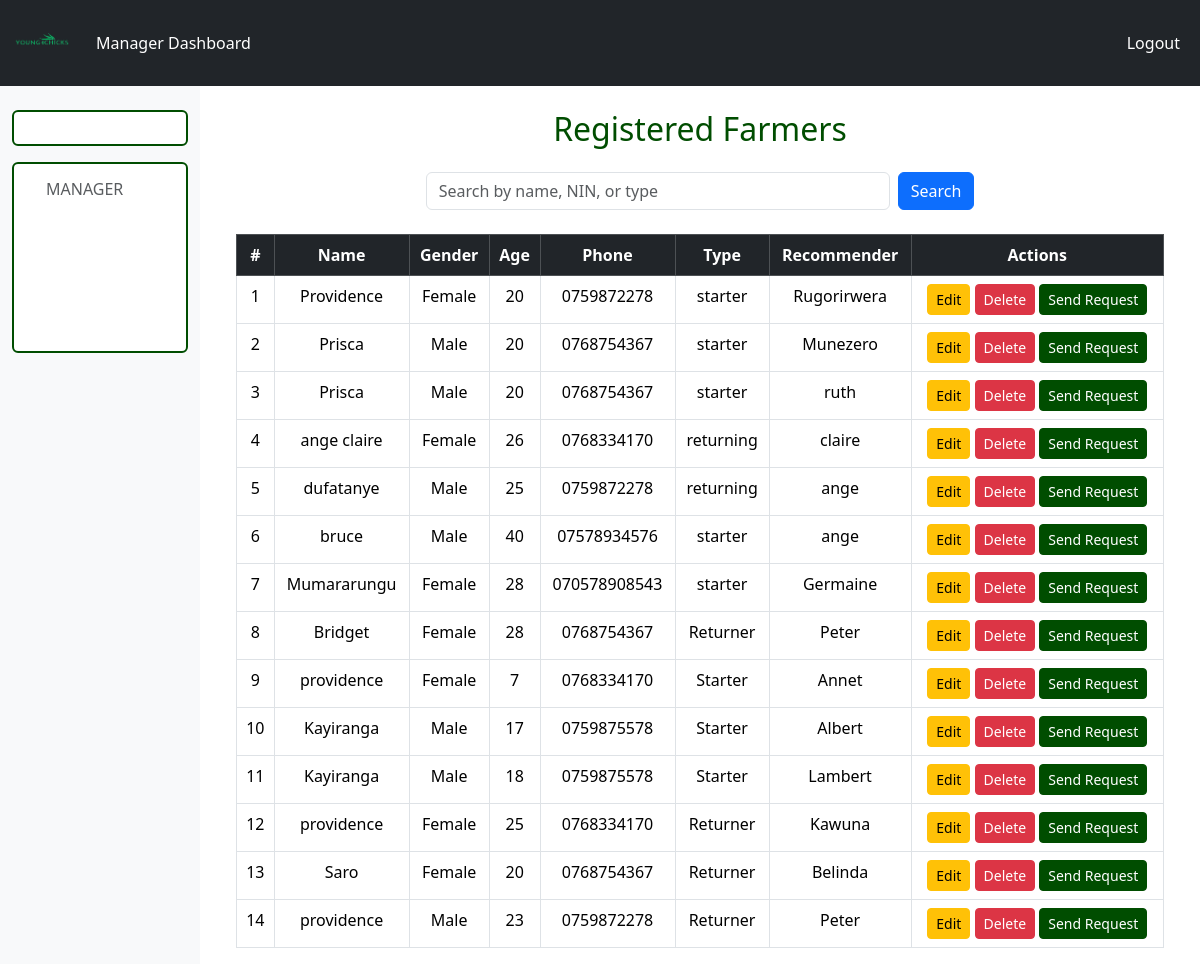
Screenshot of /farmers_list/ (signed in) with the database file from the repository.
### pages/models.py (models this page shows, shortened)
class Farmer(models.Model):
     GENDER_CHOICES = [
        ('Male', 'Male'),
        ('Female', 'Female'),
    ]
     FARMER_TYPE_CHOICES = [
        ('Starter', 'Starter'),
        ('Returner', 'Returner'),
    ]
     user = models.OneToOneField(
        settings.AUTH_USER_MODEL,
        on_delete=models.CASCADE,
        related_name='farmer_profile',
        null=True,
        blank=True
    )
     farmer_name = models.CharField(max_length=100)
     farmer_age = models.IntegerField()
     farmer_gender = models.CharField(max_length=10, choices=GENDER_CHOICES)
     farmer_nin = models.CharField(max_length=20)
     farmer_phone_number = models.CharField(max_length=15)
     farmer_type = models.CharField(max_length=50, choices=FARMER_TYPE_CHOICES)
     recomender_name = models.CharField(max_length=100)
     recommender_nin = models.CharField(max_length=20)

### pages/views.py (the view)
# urls.py: path('farmers_list/', views.farmers_list, name='farmers_list'),
@login_required
def farmers_list(request):
    query = request.GET.get('q')
    farmers = Farmer.objects.all()
    if query:
        farmers = farmers.filter(
            Q(farmer_name__icontains=query) |
            Q(farmer_nin__icontains=query) |
            Q(farmer_type__icontains=query)
        )
    return render(request, 'pages/farmers_list.html', {'farmers': farmers})

### pages/templates/pages/farmers_list.html
{% extends 'pages/base.html' %} {% block content %}
<div class="container mt-4">
  <h2 class="mb-4 text-center">Registered Farmers</h2>
  <form method="get" class="d-flex mb-4 justify-content-center">
    <input
      type="text"
      name="q"
      class="form-control w-50 me-2"
      placeholder="Search by name, NIN, or type"
      value="{{ request.GET.q }}"
    />
    <button type="submit" class="btn btn-primary">Search</button>
  </form>
  <table class="table table-bordered table-hover text-center">
    <thead class="table-dark">
      <tr>
        <th>#</th>
        <th>Name</th>
        <th>Gender</th>
        <th>Age</th>
        <th>Phone</th>
        <th>Type</th>
        <th>Recommender</th>
        <th>Actions</th>
      </tr>
    </thead>
    <tbody>
      {% for farmer in farmers %}
      <tr>
        <td>{{ forloop.counter }}</td>
        <td>{{ farmer.farmer_name }}</td>
        <td>{{ farmer.farmer_gender }}</td>
        <td>{{ farmer.farmer_age }}</td>
        <td>{{ farmer.farmer_phone_number }}</td>
        <td>{{ farmer.farmer_type }}</td>
        <td>{{ farmer.recomender_name }}</td>
        <td>
          <a
            href="{% url 'register_farmer' farmer.id %}"
            class="btn btn-sm btn-warning"
            >Edit</a
          >
          <a
            href="{% url 'delete_farmer' farmer.id %}"
            class="btn btn-sm btn-danger"
            onclick="return confirm('Are you sure you want to delete this farmer?');"
            >Delete</a
          >
          <a
            href="{% url 'request_chicks' farmer.id %}"
            class="btn btn-sm btn-success"
            >Send Request</a
          >
        </td>
      </tr>
      {% empty %}
      <tr>
        <td colspan="8">No farmers found.</td>
      </tr>
      {% endfor %}
    </tbody>
  </table>
</div>
{% endblock %}

### static/style.css (style rules this page uses)
:root { --color-black: #000000; --color-white: #ffffff; --color-green: #004d00; }
body { background-color: var(--color-white); color: var(--color-black); font-family: 'Segoe UI', Tahoma, Geneva, Verdana, sans-serif; }
.btn-success { background-color: var(--color-green); border-color: var(--color-green); }
table { border-collapse: collapse; width: 100%; color: var(--color-black); }
table thead { background-color: var(--color-black); color: var(--color-white); }
table tbody tr { background-color: var(--color-white); }
table tbody tr:nth-child(even) { background-color: #f5f5f5; }
h1, h2, h3, h4, h5, h6 { color: var(--color-green); }

### rows the page displays
Farmer: farmer_name "Providence", farmer_gender "Female", farmer_age "20", farmer_phone_number "0759872278", farmer_type "starter", recomender_name "Rugorirwera"
Farmer: farmer_name "Prisca", farmer_gender "Male", farmer_age "20", farmer_phone_number "0768754367", farmer_type "starter", recomender_name "Munezero"
Farmer: farmer_name "Prisca", farmer_gender "Male", farmer_age "20", farmer_phone_number "0768754367", farmer_type "starter", recomender_name "ruth"
Farmer: farmer_name "ange claire", farmer_gender "Female", farmer_age "26", farmer_phone_number "0768334170", farmer_type "returning", recomender_name "claire"
Farmer: farmer_name "dufatanye", farmer_gender "Male", farmer_age "25", farmer_phone_number "0759872278", farmer_type "returning", recomender_name "ange"
Farmer: farmer_name "bruce", farmer_gender "Male", farmer_age "40", farmer_phone_number "07578934576", farmer_type "starter", recomender_name "ange"
Farmer: farmer_name "Mumararungu", farmer_gender "Female", farmer_age "28", farmer_phone_number "070578908543", farmer_type "starter", recomender_name "Germaine"
Farmer: farmer_name "Bridget", farmer_gender "Female", farmer_age "28", farmer_phone_number "0768754367", farmer_type "Returner", recomender_name "Peter"
Farmer: farmer_name "providence", farmer_gender "Female", farmer_age "7", farmer_phone_number "0768334170", farmer_type "Starter", recomender_name "Annet"
Farmer: farmer_name "Kayiranga", farmer_gender "Male", farmer_age "17", farmer_phone_number "0759875578", farmer_type "Starter", recomender_name "Albert"
Farmer: farmer_name "Kayiranga", farmer_gender "Male", farmer_age "18", farmer_phone_number "0759875578", farmer_type "Starter", recomender_name "Lambert"
Farmer: farmer_name "providence", farmer_gender "Female", farmer_age "25", farmer_phone_number "0768334170", farmer_type "Returner", recomender_name "Kawuna"
Farmer: farmer_name "Saro", farmer_gender "Female", farmer_age "20", farmer_phone_number "0768754367", farmer_type "Returner", recomender_name "Belinda"
Farmer: farmer_name "providence", farmer_gender "Male", farmer_age "23", farmer_phone_number "0759872278", farmer_type "Returner", recomender_name "Peter"
